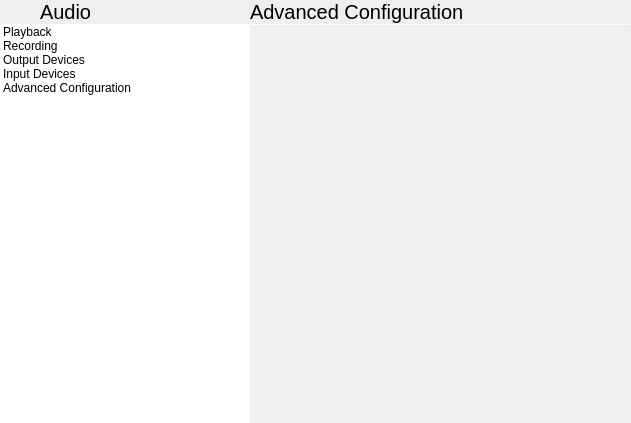
<?xml version="1.0" encoding="UTF-8"?>
<ui version="4.0">
 <class>AudioPane</class>
 <widget class="QWidget" name="AudioPane">
  <property name="geometry">
   <rect>
    <x>0</x>
    <y>0</y>
    <width>631</width>
    <height>423</height>
   </rect>
  </property>
  <property name="windowTitle">
   <string>Form</string>
  </property>
  <layout class="QHBoxLayout" name="horizontalLayout_2">
   <property name="spacing">
    <number>0</number>
   </property>
   <property name="leftMargin">
    <number>0</number>
   </property>
   <property name="topMargin">
    <number>0</number>
   </property>
   <property name="rightMargin">
    <number>0</number>
   </property>
   <property name="bottomMargin">
    <number>0</number>
   </property>
   <item>
    <widget class="QWidget" name="LeftPaneWidget" native="true">
     <property name="maximumSize">
      <size>
       <width>250</width>
       <height>16777215</height>
      </size>
     </property>
     <layout class="QVBoxLayout" name="verticalLayout">
      <property name="spacing">
       <number>0</number>
      </property>
      <property name="leftMargin">
       <number>0</number>
      </property>
      <property name="topMargin">
       <number>0</number>
      </property>
      <property name="rightMargin">
       <number>0</number>
      </property>
      <property name="bottomMargin">
       <number>0</number>
      </property>
      <item>
       <layout class="QHBoxLayout" name="horizontalLayout">
        <property name="spacing">
         <number>0</number>
        </property>
        <item>
         <widget class="QPushButton" name="backButton">
          <property name="sizePolicy">
           <sizepolicy hsizetype="Preferred" vsizetype="Preferred">
            <horstretch>0</horstretch>
            <verstretch>0</verstretch>
           </sizepolicy>
          </property>
          <property name="text">
           <string/>
          </property>
          <property name="icon">
           <iconset theme="go-previous">
            <normaloff>.</normaloff>.</iconset>
          </property>
          <property name="flat">
           <bool>true</bool>
          </property>
         </widget>
        </item>
        <item>
         <widget class="QLabel" name="label">
          <property name="sizePolicy">
           <sizepolicy hsizetype="Expanding" vsizetype="Preferred">
            <horstretch>0</horstretch>
            <verstretch>0</verstretch>
           </sizepolicy>
          </property>
          <property name="font">
           <font>
            <pointsize>15</pointsize>
           </font>
          </property>
          <property name="text">
           <string>Audio</string>
          </property>
          <property name="margin">
           <number>9</number>
          </property>
         </widget>
        </item>
       </layout>
      </item>
      <item>
       <widget class="Line" name="line">
        <property name="maximumSize">
         <size>
          <width>16777215</width>
          <height>1</height>
         </size>
        </property>
        <property name="orientation">
         <enum>Qt::Horizontal</enum>
        </property>
       </widget>
      </item>
      <item>
       <widget class="QListWidget" name="listWidget">
        <property name="frameShape">
         <enum>QFrame::NoFrame</enum>
        </property>
        <item>
         <property name="text">
          <string>Playback</string>
         </property>
        </item>
        <item>
         <property name="text">
          <string>Recording</string>
         </property>
        </item>
        <item>
         <property name="text">
          <string>Output Devices</string>
         </property>
        </item>
        <item>
         <property name="text">
          <string>Input Devices</string>
         </property>
        </item>
        <item>
         <property name="text">
          <string>Advanced Configuration</string>
         </property>
        </item>
       </widget>
      </item>
     </layout>
    </widget>
   </item>
   <item>
    <widget class="tStackedWidget" name="audioStack">
     <property name="currentIndex">
      <number>4</number>
     </property>
     <widget class="QWidget" name="page">
      <property name="autoFillBackground">
       <bool>true</bool>
      </property>
      <layout class="QVBoxLayout" name="verticalLayout_3">
       <property name="spacing">
        <number>0</number>
       </property>
       <property name="leftMargin">
        <number>0</number>
       </property>
       <property name="topMargin">
        <number>0</number>
       </property>
       <property name="rightMargin">
        <number>0</number>
       </property>
       <property name="bottomMargin">
        <number>0</number>
       </property>
       <item>
        <widget class="QLabel" name="label_3">
         <property name="font">
          <font>
           <pointsize>15</pointsize>
          </font>
         </property>
         <property name="text">
          <string>Playback</string>
         </property>
         <property name="margin">
          <number>9</number>
         </property>
        </widget>
       </item>
       <item>
        <widget class="Line" name="line_3">
         <property name="maximumSize">
          <size>
           <width>16777215</width>
           <height>1</height>
          </size>
         </property>
         <property name="orientation">
          <enum>Qt::Horizontal</enum>
         </property>
        </widget>
       </item>
       <item>
        <widget class="QScrollArea" name="scrollArea_2">
         <property name="frameShape">
          <enum>QFrame::NoFrame</enum>
         </property>
         <property name="widgetResizable">
          <bool>true</bool>
         </property>
         <widget class="QWidget" name="scrollAreaWidgetContents_2">
          <property name="geometry">
           <rect>
            <x>0</x>
            <y>0</y>
            <width>86</width>
            <height>16</height>
           </rect>
          </property>
          <layout class="QVBoxLayout" name="verticalLayout_4">
           <property name="spacing">
            <number>0</number>
           </property>
           <property name="leftMargin">
            <number>0</number>
           </property>
           <property name="topMargin">
            <number>0</number>
           </property>
           <property name="rightMargin">
            <number>0</number>
           </property>
           <property name="bottomMargin">
            <number>0</number>
           </property>
           <item>
            <layout class="QVBoxLayout" name="sinkInputsLayout">
             <property name="spacing">
              <number>0</number>
             </property>
            </layout>
           </item>
           <item>
            <spacer name="verticalSpacer_2">
             <property name="orientation">
              <enum>Qt::Vertical</enum>
             </property>
             <property name="sizeHint" stdset="0">
              <size>
               <width>20</width>
               <height>375</height>
              </size>
             </property>
            </spacer>
           </item>
          </layout>
         </widget>
        </widget>
       </item>
      </layout>
     </widget>
     <widget class="QWidget" name="page_3">
      <property name="autoFillBackground">
       <bool>true</bool>
      </property>
      <layout class="QVBoxLayout" name="verticalLayout_5">
       <property name="spacing">
        <number>0</number>
       </property>
       <property name="leftMargin">
        <number>0</number>
       </property>
       <property name="topMargin">
        <number>0</number>
       </property>
       <property name="rightMargin">
        <number>0</number>
       </property>
       <property name="bottomMargin">
        <number>0</number>
       </property>
       <item>
        <widget class="QLabel" name="label_4">
         <property name="font">
          <font>
           <pointsize>15</pointsize>
          </font>
         </property>
         <property name="text">
          <string>Recording</string>
         </property>
         <property name="margin">
          <number>9</number>
         </property>
        </widget>
       </item>
       <item>
        <widget class="Line" name="line_4">
         <property name="maximumSize">
          <size>
           <width>16777215</width>
           <height>1</height>
          </size>
         </property>
         <property name="orientation">
          <enum>Qt::Horizontal</enum>
         </property>
        </widget>
       </item>
       <item>
        <widget class="QScrollArea" name="scrollArea_3">
         <property name="frameShape">
          <enum>QFrame::NoFrame</enum>
         </property>
         <property name="widgetResizable">
          <bool>true</bool>
         </property>
         <widget class="QWidget" name="scrollAreaWidgetContents_3">
          <property name="geometry">
           <rect>
            <x>0</x>
            <y>0</y>
            <width>173</width>
            <height>37</height>
           </rect>
          </property>
          <layout class="QVBoxLayout" name="_2">
           <property name="spacing">
            <number>0</number>
           </property>
           <property name="leftMargin">
            <number>0</number>
           </property>
           <property name="topMargin">
            <number>0</number>
           </property>
           <property name="rightMargin">
            <number>0</number>
           </property>
           <property name="bottomMargin">
            <number>0</number>
           </property>
           <item>
            <layout class="QVBoxLayout" name="sourceOutputsLayout">
             <property name="spacing">
              <number>0</number>
             </property>
            </layout>
           </item>
           <item>
            <widget class="QLabel" name="label_7">
             <property name="text">
              <string>Coming soon. Stay tuned!</string>
             </property>
             <property name="margin">
              <number>9</number>
             </property>
            </widget>
           </item>
           <item>
            <spacer name="verticalSpacer_3">
             <property name="orientation">
              <enum>Qt::Vertical</enum>
             </property>
             <property name="sizeHint" stdset="0">
              <size>
               <width>20</width>
               <height>40</height>
              </size>
             </property>
            </spacer>
           </item>
          </layout>
         </widget>
        </widget>
       </item>
      </layout>
     </widget>
     <widget class="QWidget" name="page_2">
      <property name="autoFillBackground">
       <bool>true</bool>
      </property>
      <layout class="QVBoxLayout" name="verticalLayout_2">
       <property name="spacing">
        <number>0</number>
       </property>
       <property name="leftMargin">
        <number>0</number>
       </property>
       <property name="topMargin">
        <number>0</number>
       </property>
       <property name="rightMargin">
        <number>0</number>
       </property>
       <property name="bottomMargin">
        <number>0</number>
       </property>
       <item>
        <widget class="QLabel" name="label_2">
         <property name="font">
          <font>
           <pointsize>15</pointsize>
          </font>
         </property>
         <property name="text">
          <string>Output Devices</string>
         </property>
         <property name="margin">
          <number>9</number>
         </property>
        </widget>
       </item>
       <item>
        <widget class="Line" name="line_2">
         <property name="maximumSize">
          <size>
           <width>16777215</width>
           <height>1</height>
          </size>
         </property>
         <property name="orientation">
          <enum>Qt::Horizontal</enum>
         </property>
        </widget>
       </item>
       <item>
        <widget class="QScrollArea" name="scrollArea">
         <property name="frameShape">
          <enum>QFrame::NoFrame</enum>
         </property>
         <property name="widgetResizable">
          <bool>true</bool>
         </property>
         <widget class="QWidget" name="scrollAreaWidgetContents">
          <property name="geometry">
           <rect>
            <x>0</x>
            <y>0</y>
            <width>86</width>
            <height>16</height>
           </rect>
          </property>
          <layout class="QVBoxLayout">
           <property name="spacing">
            <number>0</number>
           </property>
           <property name="leftMargin">
            <number>0</number>
           </property>
           <property name="topMargin">
            <number>0</number>
           </property>
           <property name="rightMargin">
            <number>0</number>
           </property>
           <property name="bottomMargin">
            <number>0</number>
           </property>
           <item>
            <layout class="QVBoxLayout" name="sinksLayout">
             <property name="spacing">
              <number>0</number>
             </property>
            </layout>
           </item>
           <item>
            <spacer name="verticalSpacer">
             <property name="orientation">
              <enum>Qt::Vertical</enum>
             </property>
             <property name="sizeHint" stdset="0">
              <size>
               <width>20</width>
               <height>40</height>
              </size>
             </property>
            </spacer>
           </item>
          </layout>
         </widget>
        </widget>
       </item>
      </layout>
     </widget>
     <widget class="QWidget" name="page_4">
      <property name="autoFillBackground">
       <bool>true</bool>
      </property>
      <layout class="QVBoxLayout" name="verticalLayout_6">
       <property name="spacing">
        <number>0</number>
       </property>
       <property name="leftMargin">
        <number>0</number>
       </property>
       <property name="topMargin">
        <number>0</number>
       </property>
       <property name="rightMargin">
        <number>0</number>
       </property>
       <property name="bottomMargin">
        <number>0</number>
       </property>
       <item>
        <widget class="QLabel" name="label_5">
         <property name="font">
          <font>
           <pointsize>15</pointsize>
          </font>
         </property>
         <property name="text">
          <string>Input Devices</string>
         </property>
         <property name="margin">
          <number>9</number>
         </property>
        </widget>
       </item>
       <item>
        <widget class="Line" name="line_5">
         <property name="maximumSize">
          <size>
           <width>16777215</width>
           <height>1</height>
          </size>
         </property>
         <property name="orientation">
          <enum>Qt::Horizontal</enum>
         </property>
        </widget>
       </item>
       <item>
        <widget class="QScrollArea" name="scrollArea_4">
         <property name="frameShape">
          <enum>QFrame::NoFrame</enum>
         </property>
         <property name="widgetResizable">
          <bool>true</bool>
         </property>
         <widget class="QWidget" name="scrollAreaWidgetContents_4">
          <property name="geometry">
           <rect>
            <x>0</x>
            <y>0</y>
            <width>173</width>
            <height>37</height>
           </rect>
          </property>
          <layout class="QVBoxLayout" name="_3">
           <property name="spacing">
            <number>0</number>
           </property>
           <property name="leftMargin">
            <number>0</number>
           </property>
           <property name="topMargin">
            <number>0</number>
           </property>
           <property name="rightMargin">
            <number>0</number>
           </property>
           <property name="bottomMargin">
            <number>0</number>
           </property>
           <item>
            <layout class="QVBoxLayout" name="sourcesLayout">
             <property name="spacing">
              <number>0</number>
             </property>
            </layout>
           </item>
           <item>
            <widget class="QLabel" name="label_8">
             <property name="text">
              <string>Coming soon. Stay tuned!</string>
             </property>
             <property name="margin">
              <number>9</number>
             </property>
            </widget>
           </item>
           <item>
            <spacer name="verticalSpacer_4">
             <property name="orientation">
              <enum>Qt::Vertical</enum>
             </property>
             <property name="sizeHint" stdset="0">
              <size>
               <width>20</width>
               <height>40</height>
              </size>
             </property>
            </spacer>
           </item>
          </layout>
         </widget>
        </widget>
       </item>
      </layout>
     </widget>
     <widget class="QWidget" name="page_5">
      <property name="autoFillBackground">
       <bool>true</bool>
      </property>
      <layout class="QVBoxLayout" name="verticalLayout_7">
       <property name="spacing">
        <number>0</number>
       </property>
       <property name="leftMargin">
        <number>0</number>
       </property>
       <property name="topMargin">
        <number>0</number>
       </property>
       <property name="rightMargin">
        <number>0</number>
       </property>
       <property name="bottomMargin">
        <number>0</number>
       </property>
       <item>
        <widget class="QLabel" name="label_6">
         <property name="font">
          <font>
           <pointsize>15</pointsize>
          </font>
         </property>
         <property name="text">
          <string>Advanced Configuration</string>
         </property>
         <property name="margin">
          <number>9</number>
         </property>
        </widget>
       </item>
       <item>
        <widget class="Line" name="line_6">
         <property name="maximumSize">
          <size>
           <width>16777215</width>
           <height>1</height>
          </size>
         </property>
         <property name="orientation">
          <enum>Qt::Horizontal</enum>
         </property>
        </widget>
       </item>
       <item>
        <widget class="QScrollArea" name="scrollArea_5">
         <property name="frameShape">
          <enum>QFrame::NoFrame</enum>
         </property>
         <property name="widgetResizable">
          <bool>true</bool>
         </property>
         <widget class="QWidget" name="scrollAreaWidgetContents_5">
          <property name="geometry">
           <rect>
            <x>0</x>
            <y>0</y>
            <width>381</width>
            <height>380</height>
           </rect>
          </property>
          <layout class="QVBoxLayout" name="_4">
           <property name="spacing">
            <number>0</number>
           </property>
           <property name="leftMargin">
            <number>0</number>
           </property>
           <property name="topMargin">
            <number>0</number>
           </property>
           <property name="rightMargin">
            <number>0</number>
           </property>
           <property name="bottomMargin">
            <number>0</number>
           </property>
           <item>
            <spacer name="verticalSpacer_5">
             <property name="orientation">
              <enum>Qt::Vertical</enum>
             </property>
             <property name="sizeHint" stdset="0">
              <size>
               <width>20</width>
               <height>40</height>
              </size>
             </property>
            </spacer>
           </item>
          </layout>
         </widget>
        </widget>
       </item>
      </layout>
     </widget>
    </widget>
   </item>
  </layout>
 </widget>
 <customwidgets>
  <customwidget>
   <class>tStackedWidget</class>
   <extends>QStackedWidget</extends>
   <header location="global">tstackedwidget.h</header>
   <container>1</container>
  </customwidget>
 </customwidgets>
 <resources/>
 <connections>
  <connection>
   <sender>listWidget</sender>
   <signal>currentRowChanged(int)</signal>
   <receiver>audioStack</receiver>
   <slot>setCurrentIndex(int)</slot>
   <hints>
    <hint type="sourcelabel">
     <x>49</x>
     <y>223</y>
    </hint>
    <hint type="destinationlabel">
     <x>414</x>
     <y>186</y>
    </hint>
   </hints>
  </connection>
 </connections>
</ui>
